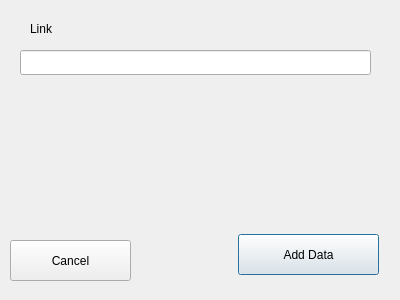
<?xml version="1.0" encoding="UTF-8"?>
<ui version="4.0">
 <class>FirstDraftGISDialogBase</class>
 <widget class="QDialog" name="FirstDraftGISDialogBase">
  <property name="geometry">
   <rect>
    <x>0</x>
    <y>0</y>
    <width>400</width>
    <height>300</height>
   </rect>
  </property>
  <property name="windowTitle">
   <string>First Draft GIS</string>
  </property>
  <widget class="QLineEdit" name="link">
   <property name="geometry">
    <rect>
     <x>20</x>
     <y>50</y>
     <width>351</width>
     <height>25</height>
    </rect>
   </property>
  </widget>
  <widget class="QLabel" name="label">
   <property name="geometry">
    <rect>
     <x>30</x>
     <y>20</y>
     <width>67</width>
     <height>17</height>
    </rect>
   </property>
   <property name="text">
    <string>Link</string>
   </property>
  </widget>
  <widget class="QPushButton" name="addDataButton">
   <property name="geometry">
    <rect>
     <x>238</x>
     <y>234</y>
     <width>141</width>
     <height>41</height>
    </rect>
   </property>
   <property name="text">
    <string>Add Data</string>
   </property>
  </widget>
  <widget class="QPushButton" name="pushButton_2">
   <property name="geometry">
    <rect>
     <x>10</x>
     <y>240</y>
     <width>121</width>
     <height>41</height>
    </rect>
   </property>
   <property name="text">
    <string>Cancel</string>
   </property>
  </widget>
 </widget>
 <resources/>
 <connections/>
</ui>
